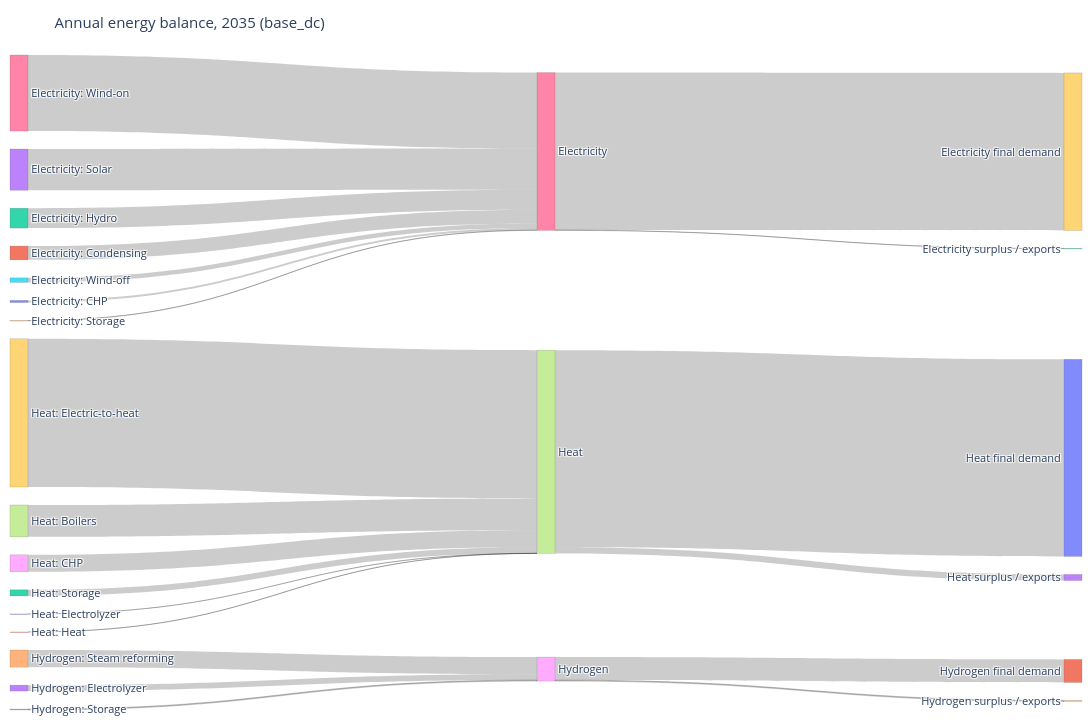

The notebook cell saved with this chart:
### Code cell
# 1.5 Annual energy-balance Sankey diagram (TWh)
# Technology groups feed carriers, which feed final demand.
SANKEY_YEAR = max(get("PRO_YCRAGF")["Year"])
sankey_carriers = ["ELECTRICITY", "HEAT", "HYDROGEN"]
sankey_names = {"ELECTRICITY": "Electricity", "HEAT": "Heat", "HYDROGEN": "Hydrogen"}

sankey_pro = get("PRO_YCRAGF").query("Year == @SANKEY_YEAR and Commodity in @sankey_carriers").copy()
sankey_pro["Source"] = tech_group(sankey_pro, unpack=True)
sankey_pro = sankey_pro.groupby(["Commodity", "Source"])["Value"].sum().reset_index()

sankey_dem = pd.concat([
    get("EL_DEMAND_YCR").assign(Commodity="ELECTRICITY"),
    get("H_DEMAND_YCRA").assign(Commodity="HEAT"),
    get("H2_DEMAND_YCR").assign(Commodity="HYDROGEN"),
], ignore_index=True).query("Year == @SANKEY_YEAR and Commodity in @sankey_carriers")
sankey_dem = sankey_dem.groupby("Commodity")["Value"].sum()

source_labels = [f"{row.Commodity.title()}: {row.Source}" for row in sankey_pro.itertuples()]
carrier_labels = [sankey_names[c] for c in sankey_carriers]
sink_labels = [f"{sankey_names[c]} final demand" for c in sankey_carriers]
labels = source_labels + carrier_labels + sink_labels
carrier_index = {c: len(source_labels) + i for i, c in enumerate(sankey_carriers)}
sink_index = {c: len(source_labels) + len(carrier_labels) + i for i, c in enumerate(sankey_carriers)}
source_index = {(row.Commodity, row.Source): i for i, row in enumerate(sankey_pro.itertuples())}

links = [(source_index[(row.Commodity, row.Source)], carrier_index[row.Commodity], row.Value) for row in sankey_pro.itertuples() if row.Value > 0]
for commodity in sankey_carriers:
    supply = sankey_pro.loc[sankey_pro["Commodity"] == commodity, "Value"].sum()
    demand_value = float(sankey_dem.get(commodity, 0))
    if demand_value > 0:
        links.append((carrier_index[commodity], sink_index[commodity], demand_value))
    residual = supply - demand_value
    if residual > 1e-9:
        labels.append(f"{sankey_names[commodity]} surplus / exports")
        links.append((carrier_index[commodity], len(labels) - 1, residual))
    elif residual < -1e-9:
        labels.append(f"{sankey_names[commodity]} net imports")
        links.append((len(labels) - 1, carrier_index[commodity], -residual))

fig = go.Figure(go.Sankey(
    arrangement="snap",
    node=dict(label=labels, pad=18, thickness=18, line=dict(color="rgba(80,80,80,0.35)", width=0.5)),
    link=dict(source=[x[0] for x in links], target=[x[1] for x in links], value=[x[2] for x in links]),
))
fig.update_layout(title=f"Annual energy balance, {SANKEY_YEAR} ({SCENARIO})", height=720, width=1250,
                  font=dict(size=11), margin=dict(l=10, r=10, t=55, b=10))
fig.show()

### Figure 1 — Plotly figure (JSON) as saved in the notebook; plotly's stock layout.template omitted (floating-point values rounded to 4 significant figures)
{"data": [{"arrangement": "snap", "link": {"source": [0, 1, 2, 3, 4, 5, 6, 7, 8, 9, 10, 11, 12, 13, 14, 15, 16, 16, 17, 17, 18, 18], "target": [16, 16, 16, 16, 16, 16, 16, 17, 17, 17, 17, 17, 17, 18, 18, 18, 19, 22, 20, 23, 21, 24], "value": [66.49, 428.5, 617.0, 1280.0, 7.954, 140.7, 2364.0, 990.2, 526.1, 4606.0, 1.336, 1.677, 190.9, 183.8, 531.9, 29.47, 4896.0, 7.954, 6125.0, 190.9, 715.7, 29.47]}, "node": {"label": ["Electricity: CHP", "Electricity: Condensing", "Electricity: Hydro", "Electricity: Solar", "Electricity: Storage", "Electricity: Wind-off", "Electricity: Wind-on", "Heat: Boilers", "Heat: CHP", "Heat: Electric-to-heat", "Heat: Electrolyzer", "Heat: Heat", "Heat: Storage", "Hydrogen: Electrolyzer", "Hydrogen: Steam reforming", "Hydrogen: Storage", "Electricity", "Heat", "Hydrogen", "Electricity final demand", "Heat final demand", "Hydrogen final demand", "Electricity surplus / exports", "Heat surplus / exports", "Hydrogen surplus / exports"], "line": {"color": "rgba(80,80,80,0.35)", "width": 0.5}, "pad": 18, "thickness": 18}, "type": "sankey"}], "layout": {"font": {"size": 11}, "height": 720, "margin": {"b": 10, "l": 10, "r": 10, "t": 55}, "title": {"text": "Annual energy balance, 2035 (base_dc)"}, "width": 1250}}
